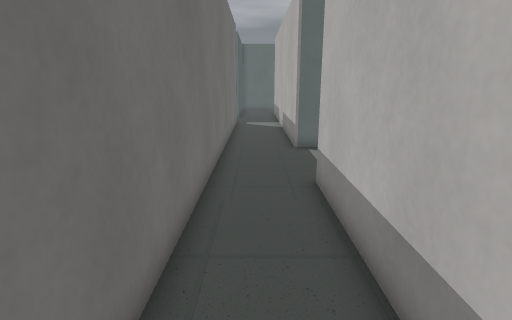
view 1 (above)

18 first-person views from a walk through a level from a Godot 3-D game. The camera is 1.4 m above the floor, tilts 14° down and sees 80° across. The floor is counted in squares, 0.5 m on a side. Each view is taken from the middle of a square. On the plan, view 1 faces up. The plan holds only what a view shows up to about 20 squares ahead; the rest is blank. The place goes on beyond the plan. Some surface patterns are stand-ins.

view 2
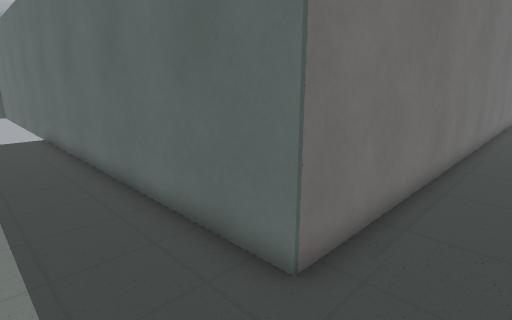

view 3
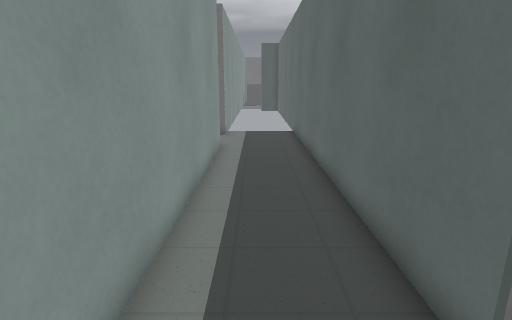

view 4
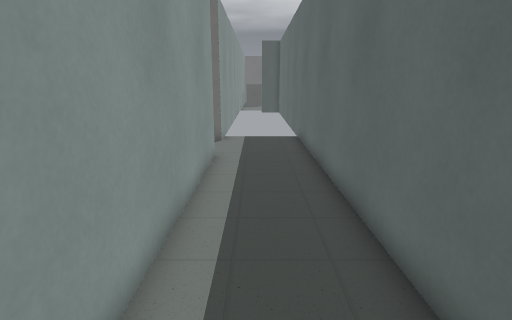

view 5
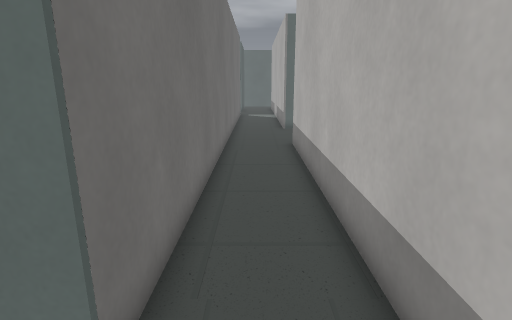

view 6
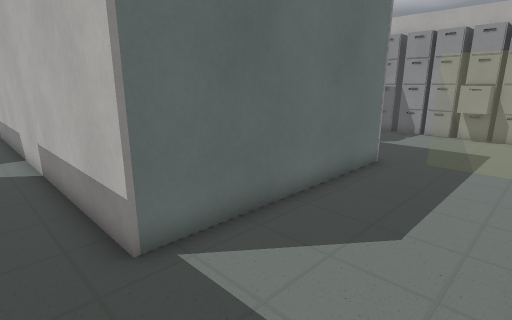

view 7
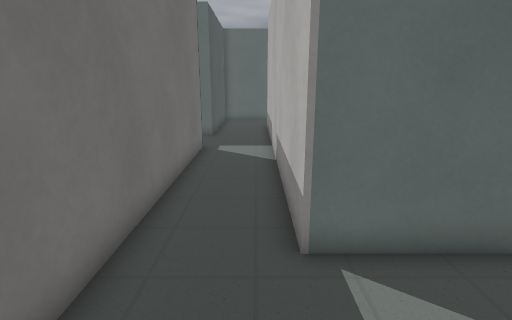

view 8
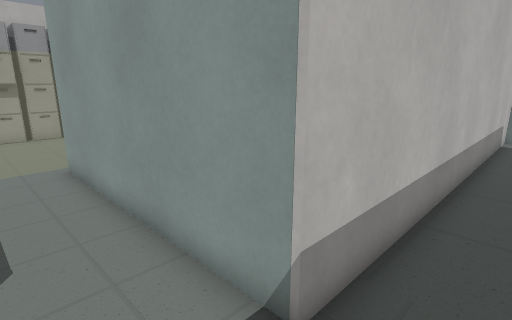

view 9
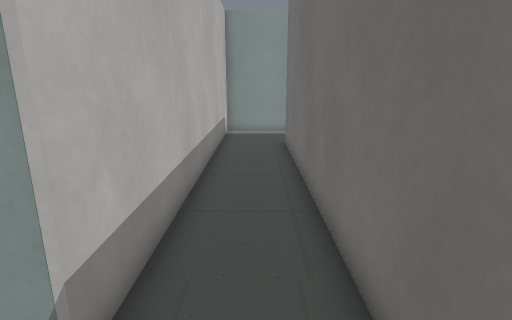

view 10
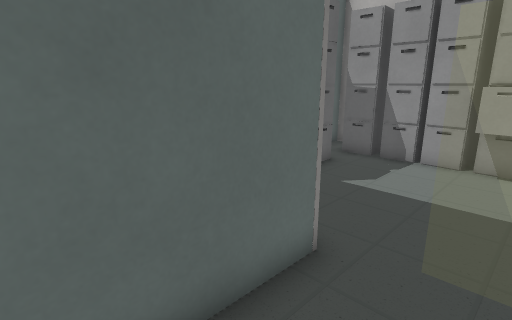

view 11
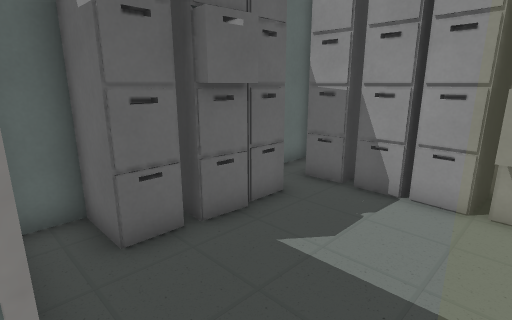

view 12
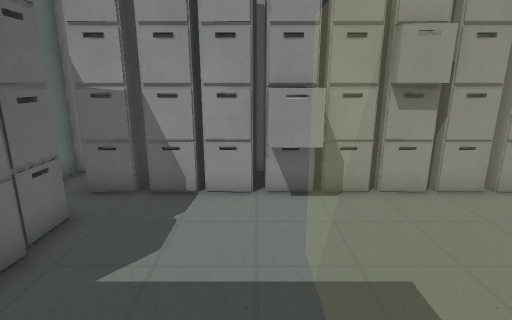

view 13
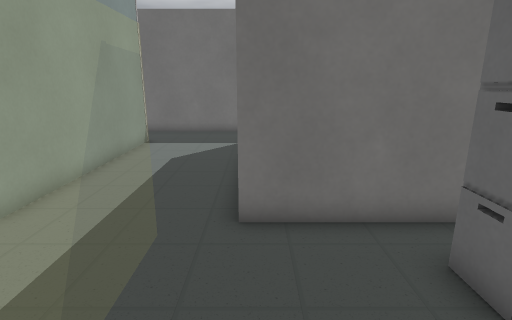

view 14
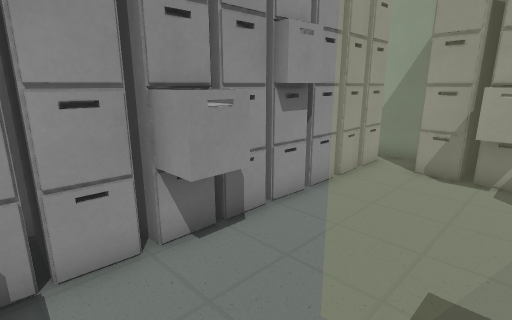

view 15
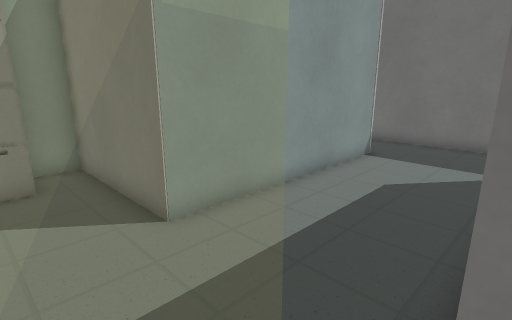

view 16
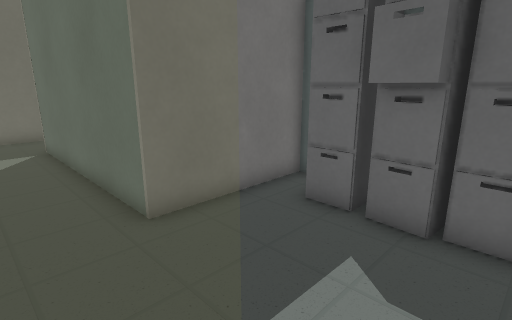

view 17
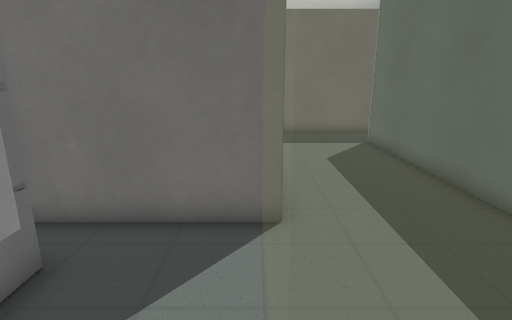

view 18
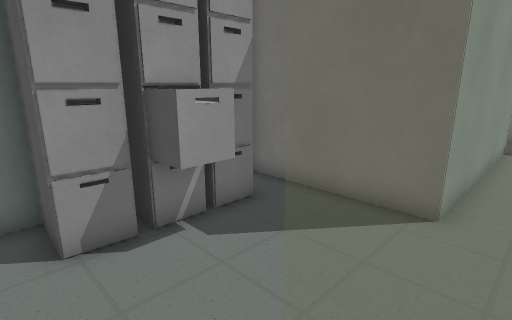

### Floor plan
Key: @ floor where view 1 was taken; # wall or solid block; . floor; ^ raised ledge; C cabinet.
Columns run from 18 left of view 1 to 21 right of it. Each row starts with its distance up from view 1.
 22                  #..#
 21                  #..#
 20                  #..#
 19                  #..#        ###     ###
 18                  #..#        #.#####..C
 17                  #..#        #.C#CC#.C
 16                  #..#        #.......##
 15                  #..#        #.......C#
 14                  #..##########.......C##
 13                  #..................C###
 12                  #............^^^^^.CCC#
 11                  #............^   ^..C##
 10                  #............^   ^..##
  9                  #..##########^   ^.CC#
  8                  #..##      ##^^^^...C#
  7                  #..#        #.......##
  6                  #..#        #...C...C
  5                  #..#        #.CCCCC.#
  4                  #..#        #.##C##.C
  3                  #..#        #########
  2                  #..#
  1                  #..#
  0                  #@.#
 -1                  #..#
 -2                  #..#
 -3                 ##..#
 -4 #################...#
 -5  ...................#
 -6  ...................#
 -7  ...................#
 -8 ###..################

Positions as (right, up) in squares from view 1, and headings:
1: (0, 0), facing up
2: (1, -7), facing up-left
3: (1, -6), facing left
4: (-1, -6), facing left
5: (0, -6), facing up
6: (0, 9), facing up-right
7: (1, 9), facing up
8: (0, 11), facing down-right
9: (0, 11), facing down
10: (7, 11), facing up-right
11: (11, 12), facing up-right
12: (11, 13), facing right
13: (17, 14), facing left
14: (14, 15), facing down-right
15: (14, 14), facing down-left
16: (17, 11), facing up-left
17: (17, 8), facing left
18: (18, 10), facing down-left
